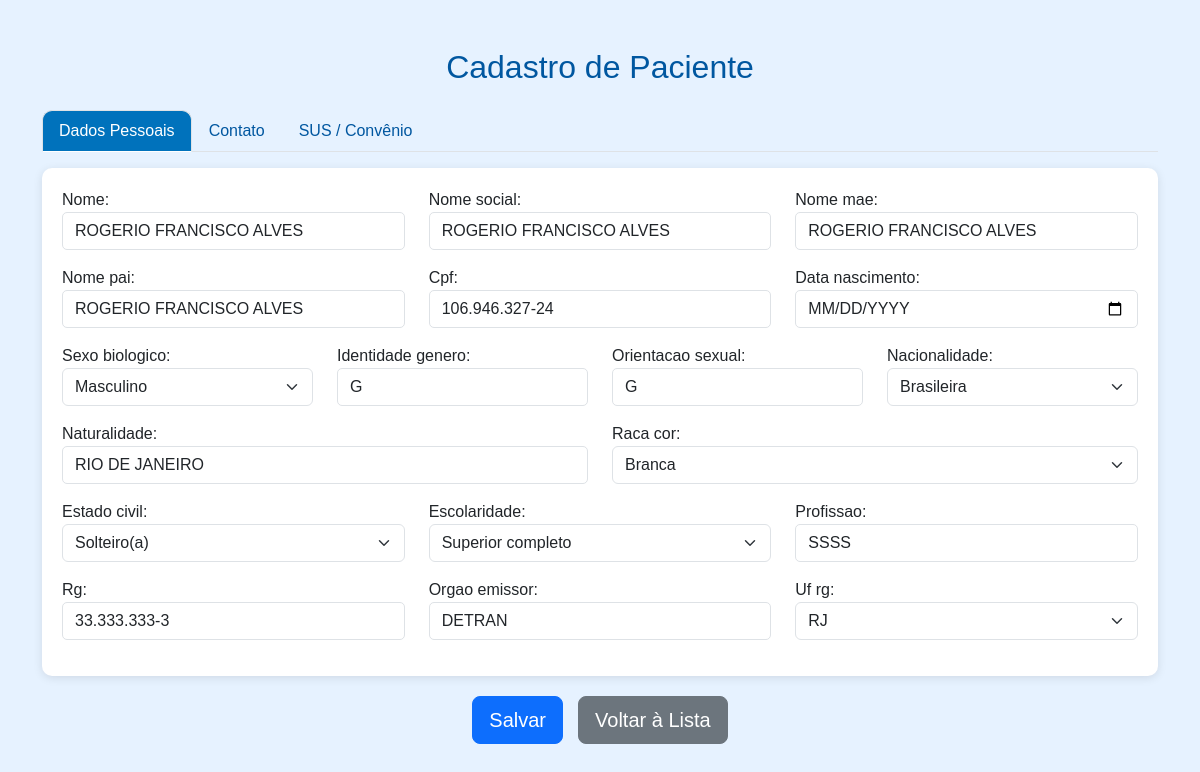
Page /pacientes/1/editar/ (signed in) on the committed database.
### pacientes/models.py (models this page shows, shortened)
class Paciente(models.Model):
    nome = models.CharField(max_length=100)
    nome_social = models.CharField(max_length=100, blank=True, null=True)
    nome_mae = models.CharField(max_length=100)
    nome_pai = models.CharField(max_length=100, blank=True, null=True)
    cpf = models.CharField(
        max_length=14,
        unique=True,
        validators=[
            RegexValidator(
                r'^\d{3}\.\d{3}\.\d{3}-\d{2}$',
                'CPF inválido! Use XXX.XXX.XXX-XX'
            )
        ]
    )
    data_nascimento = models.DateField()
    SEXO_BIOLOGICO_CHOICES = [
        ('M', 'Masculino'),
        ('F', 'Feminino'),
        ('I', 'Intersexo'),
    ]
    sexo_biologico = models.CharField(max_length=1, choices=SEXO_BIOLOGICO_CHOICES)
    identidade_genero = models.CharField(max_length=50)
    orientacao_sexual = models.CharField(max_length=50)
    NACIONALIDADE_CHOICES = [
        ('BRASILEIRA', 'Brasileira'),
        ('ARGENTINA', 'Argentina'),
        ('BOLIVIANA', 'Boliviana'),
        ('CHILENA', 'Chilena'),
        ('COLOMBIANA', 'Colombiana'),
        ('PARAGUAIA', 'Paraguaia'),
        ('PERUANA', 'Peruana'),
        ('URUGUAIA', 'Uruguaia'),
        ('VENEZUELANA', 'Venezuelana'),
        ('OUTRA', 'Outra'),
    ]
    nacionalidade = models.CharField(
        max_length=20,
        choices=NACIONALIDADE_CHOICES,
        default='BRASILEIRA'
    )
    naturalidade = models.CharField(max_length=100)
    RACA_COR_CHOICES = [
        ('BRANCA', 'Branca'),
        ('PRETA', 'Preta'),
        ('PARDA', 'Parda'),
        ('AMARELA', 'Amarela'),
        ('INDIGENA', 'Indígena'),
    ]
    raca_cor = models.CharField(max_length=10, choices=RACA_COR_CHOICES)
    ESTADO_CIVIL_CHOICES = [
        ('SOLTEIRO', 'Solteiro(a)'),
        ('CASADO', 'Casado(a)'),
        ('DIVORCIADO', 'Divorciado(a)'),
        ('VIUVO', 'Viúvo(a)'),
        ('UNIAO_ESTAVEL', 'União Estável'),
    ]
    estado_civil = models.CharField(max_length=20, choices=ESTADO_CIVIL_CHOICES)
    ESCOLARIDADE_CHOICES = [
        ('SEM_INSTRUCAO', 'Sem instrução'),
        ('FUNDAMENTAL_INCOMPLETO', 'Fundamental incompleto'),
        ('FUNDAMENTAL_COMPLETO', 'Fundamental completo'),
        ('MEDIO_INCOMPLETO', 'Médio incompleto'),
        ('MEDIO_COMPLETO', 'Médio completo'),
        ('SUPERIOR_INCOMPLETO', 'Superior incompleto'),
        ('SUPERIOR_COMPLETO', 'Superior completo'),
        ('POS_GRADUACAO', 'Pós-graduação'),
        ('MESTRADO', 'Mestrado'),
        ('DOUTORADO', 'Doutorado'),
    ]
    escolaridade = models.CharField(max_length=30, choices=ESCOLARIDADE_CHOICES)
    profissao = models.CharField(max_length=50)
    rg = models.CharField(max_length=20)
    orgao_emissor = models.CharField(max_length=10)
    UF_CHOICES = [
        ('AC','AC'), ('AL','AL'), ('AP','AP'), ('AM','AM'),
        ('BA','BA'), ('CE','CE'), ('DF','DF'), ('ES','ES'),
        ('GO','GO'), ('MA','MA'), ('MT','MT'), ('MS','MS'),
        ('MG','MG'), ('PA','PA'), ('PB','PB'), ('PR','PR'),
        ('PE','PE'), ('PI','PI'), ('RJ','RJ'), ('RN','RN'),
        ('RS','RS'), ('RO','RO'), ('RR','RR'), ('SC','SC'),
        ('SP','SP'), ('SE','SE'), ('TO','TO'),
    ]
    uf_rg = models.CharField(max_length=2, choices=UF_CHOICES)
    cep = models.CharField(
        max_length=9,
        validators=[
            RegexValidator(
                r'^\d{5}-\d{3}$',
                'CEP inválido! Use XXXXX-XXX'
            )
        ]
    )
    endereco = models.CharField(max_length=100)
    numero = models.CharField(max_length=10)
    complemento = models.CharField(max_length=50, blank=True, null=True)
    bairro = models.CharField(max_length=50)
    municipio = models.CharField(max_length=50)
    uf = models.CharField(max_length=2, choices=UF_CHOICES)
    ZONA_CHOICES = [
        ('URBANA', 'Urbana'),
        ('RURAL', 'Rural'),
    ]
    zona = models.CharField(max_length=6, choices=ZONA_CHOICES)
    telefone_fixo = models.CharField(
        max_length=15,
        blank=True,
        null=True,
        validators=[
            RegexValidator(
                r'^\(\d{2}\)\s\d{4}-\d{4}$',
                'Telefone inválido! Use (XX) XXXX-XXXX'
            )
        ]
    )
    celular = models.CharField(
        max_length=15,
        validators=[
            RegexValidator(
                r'^\(\d{2}\)\s\d{5}-\d{4}$',
                'Celular inválido! Use (XX) XXXXX-XXXX'
            )
        ]
    )
    whatsapp = models.BooleanField(default=False)
    email = models.EmailField(blank=True, null=True)
    cartao_sus = models.CharField(max_length=18, blank=True, null=True)
    criado_por = models.ForeignKey(
        User,
        on_delete=models.SET_NULL,
        null=True,
        blank=True,
        related_name='pacientes_criados'
    )
    data_criacao = models.DateTimeField(default=timezone.now, editable=False)
    data_atualizacao = models.DateTimeField(auto_now=True)

### pacientes/views.py (the view)
# urls.py: path('<int:pk>/editar/', views.paciente_update, name='paciente_update'),
@login_required
@user_passes_test(apenas_recepcao)
def paciente_update(request, pk):
    paciente = get_object_or_404(Paciente, pk=pk)
    form = PacienteForm(request.POST or None, instance=paciente)
    if form.is_valid():
        form.save()
        return redirect('paciente_list')
    return render(request, 'pacientes/paciente_form.html', {'form': form})

### pacientes/views.py (called while the page is built)
def apenas_recepcao(user):
    return user.is_authenticated and user.perfil == 'recepcao'

### pacientes/templates/pacientes/paciente_form.html (shortened to what this page needs)
<!DOCTYPE html>
<html lang="pt-br">
<head>
    <link rel="stylesheet" href="https://cdn.jsdelivr.net/npm/bootstrap@5.3.2/dist/css/bootstrap.min.css">
</head>
<body>
<div class="container mt-5 mb-5">
    <h2 class="text-center mb-4">Cadastro de Paciente</h2>
    <form method="POST" novalidate>
        <ul class="nav nav-tabs" id="tabMenu" role="tablist">
            <li class="nav-item" role="presentation">
                <button type="button" class="nav-link active" id="dados-tab" data-bs-toggle="tab" data-bs-target="#dados">Dados Pessoais</button>
            </li>
            <li class="nav-item" role="presentation">
                <button type="button" class="nav-link" id="contato-tab" data-bs-toggle="tab" data-bs-target="#contato">Contato</button>
            </li>
            <li class="nav-item" role="presentation">
                <button type="button" class="nav-link" id="sus-tab" data-bs-toggle="tab" data-bs-target="#sus">SUS / Convênio</button>
            </li>
        </ul>
        <div class="tab-content mt-3">
            <div class="tab-pane fade show active" id="dados">
                <div class="card-tab">
                    <div class="row">
                        <div class="col-md-4 mb-3">{{ form.nome.label_tag }}{{ form.nome }}{% if form.nome.errors %}<div class="text-danger">{{ form.nome.errors }}</div>{% endif %}</div>
                        <div class="col-md-4 mb-3">{{ form.nome_social.label_tag }}{{ form.nome_social }}{% if form.nome_social.errors %}<div class="text-danger">{{ form.nome_social.errors }}</div>{% endif %}</div>
                        <div class="col-md-4 mb-3">{{ form.nome_mae.label_tag }}{{ form.nome_mae }}{% if form.nome_mae.errors %}<div class="text-danger">{{ form.nome_mae.errors }}</div>{% endif %}</div>
                        <div class="col-md-4 mb-3">{{ form.nome_pai.label_tag }}{{ form.nome_pai }}{% if form.nome_pai.errors %}<div class="text-danger">{{ form.nome_pai.errors }}</div>{% endif %}</div>
                        <div class="col-md-4 mb-3">{{ form.cpf.label_tag }}{{ form.cpf }}{% if form.cpf.errors %}<div class="text-danger">{{ form.cpf.errors }}</div>{% endif %}</div>
                        <div class="col-md-4 mb-3">{{ form.data_nascimento.label_tag }}{{ form.data_nascimento }}{% if form.data_nascimento.errors %}<div class="text-danger">{{ form.data_nascimento.errors }}</div>{% endif %}</div>
                        <div class="col-md-3 mb-3">{{ form.sexo_biologico.label_tag }}{{ form.sexo_biologico }}{% if form.sexo_biologico.errors %}<div class="text-danger">{{ form.sexo_biologico.errors }}</div>{% endif %}</div>
                        <div class="col-md-3 mb-3">{{ form.identidade_genero.label_tag }}{{ form.identidade_genero }}{% if form.identidade_genero.errors %}<div class="text-danger">{{ form.identidade_genero.errors }}</div>{% endif %}</div>
                        <div class="col-md-3 mb-3">{{ form.orientacao_sexual.label_tag }}{{ form.orientacao_sexual }}{% if form.orientacao_sexual.errors %}<div class="text-danger">{{ form.orientacao_sexual.errors }}</div>{% endif %}</div>
                        <div class="col-md-3 mb-3">{{ form.nacionalidade.label_tag }}{{ form.nacionalidade }}{% if form.nacionalidade.errors %}<div class="text-danger">{{ form.nacionalidade.errors }}</div>{% endif %}</div>
                        <div class="col-md-6 mb-3">{{ form.naturalidade.label_tag }}{{ form.naturalidade }}{% if form.naturalidade.errors %}<div class="text-danger">{{ form.naturalidade.errors }}</div>{% endif %}</div>
                        <div class="col-md-6 mb-3">{{ form.raca_cor.label_tag }}{{ form.raca_cor }}{% if form.raca_cor.errors %}<div class="text-danger">{{ form.raca_cor.errors }}</div>{% endif %}</div>
                        <div class="col-md-4 mb-3">{{ form.estado_civil.label_tag }}{{ form.estado_civil }}{% if form.estado_civil.errors %}<div class="text-danger">{{ form.estado_civil.errors }}</div>{% endif %}</div>
                        <div class="col-md-4 mb-3">{{ form.escolaridade.label_tag }}{{ form.escolaridade }}{% if form.escolaridade.errors %}<div class="text-danger">{{ form.escolaridade.errors }}</div>{% endif %}</div>
                        <div class="col-md-4 mb-3">{{ form.profissao.label_tag }}{{ form.profissao }}{% if form.profissao.errors %}<div class="text-danger">{{ form.profissao.errors }}</div>{% endif %}</div>
                        <div class="col-md-4 mb-3">{{ form.rg.label_tag }}{{ form.rg }}{% if form.rg.errors %}<div class="text-danger">{{ form.rg.errors }}</div>{% endif %}</div>
                        <div class="col-md-4 mb-3">{{ form.orgao_emissor.label_tag }}{{ form.orgao_emissor }}{% if form.orgao_emissor.errors %}<div class="text-danger">{{ form.orgao_emissor.errors }}</div>{% endif %}</div>
                        <div class="col-md-4 mb-3">{{ form.uf_rg.label_tag }}{{ form.uf_rg }}{% if form.uf_rg.errors %}<div class="text-danger">{{ form.uf_rg.errors }}</div>{% endif %}</div>
                    </div>
                </div>
            </div>
        </div>
        <div class="btn-group-center">
            <button type="submit" class="btn btn-primary btn-lg">Salvar</button>
            <a href="{% url 'paciente_list' %}" class="btn btn-secondary btn-lg">Voltar à Lista</a>
        </div>
    </form>
</div>
</body>
</html>

### pacientes/templates/pacientes/paciente_form.html (style rules this page uses)
body { background-color: #e6f2ff; font-family: Arial, sans-serif; }
h2 { color: #0057a0; }
.tab-pane { margin-top: 15px; }
.card-tab { background-color: #ffffff; border-radius: 10px; box-shadow: 0 2px 10px rgba(0,0,0,0.1); padding: 20px; margin-bottom: 20px; }
.form-control { border-radius: 5px; text-transform: uppercase; }
.btn-group-center { display: flex; justify-content: center; gap: 15px; margin-top: 20px; }
.nav-tabs .nav-link.active { background-color: #0072bc; color: #fff; border-radius: 10px 10px 0 0; }
.nav-tabs .nav-link { border-radius: 10px 10px 0 0; color: #0057a0; }

### rows in the picture
Paciente: nome "ROGERIO FRANCISCO ALVES", nome_social "ROGERIO FRANCISCO ALVES", nome_mae "ROGERIO FRANCISCO ALVES", nome_pai "ROGERIO FRANCISCO ALVES", cpf "106.946.327-24", sexo_biologico "Masculino", identidade_genero "G", orientacao_sexual "G", nacionalidade "Brasileira", naturalidade "RIO DE JANEIRO", raca_cor "Branca", estado_civil "Solteiro(a)", escolaridade "Superior completo", profissao "SSSS", rg "33.333.333-3", orgao_emissor "DETRAN", uf_rg "RJ"
